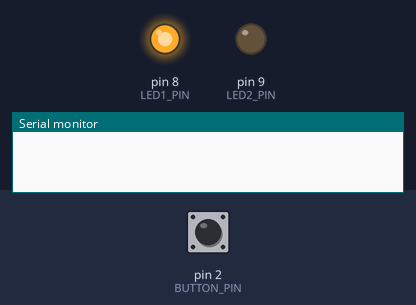
Simulated run of this sketch. Board: Arduino Uno, built with avr-gcc and run on an emulated ATmega328P. On the bench: output pins drawn as LEDs (lit = HIGH), the last lines printed to the serial monitor. Inputs (shaded band) come from the test bench; at power-on: pin 2 (BUTTON_PIN) LOW.

Above: at 1.2 s.
1.3 s: pin 2 (BUTTON_PIN) pulled HIGH for 0.15 s
At 1.42 s:
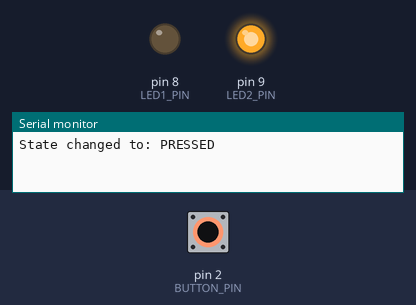
3.0 s: pin 2 (BUTTON_PIN) pulled HIGH for 3.2 s
At 6.9 s:
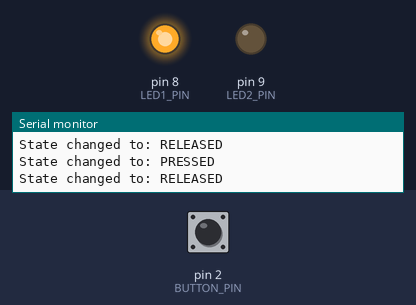
Timing chart, 0 to 8.4 s (numbered marks = the images above; inputs shaded):
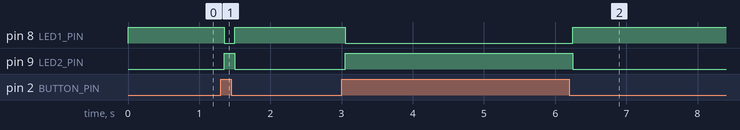

The sketch:

Lab_1.ino
```cpp
const int BUTTON_PIN = 2;
const int LED1_PIN   = 8;
const int LED2_PIN   = 9;

int ledState = HIGH;
int currentButtonState = LOW;
int lastButtonReading = LOW;

void setup() {
  Serial.begin(9600);
  pinMode(BUTTON_PIN, INPUT);
  pinMode(LED1_PIN, OUTPUT);
  pinMode(LED2_PIN, OUTPUT);

  digitalWrite(LED1_PIN, ledState);
  digitalWrite(LED2_PIN, !ledState);
}

void loop() {
  int rawReading = digitalRead(BUTTON_PIN);

  if (rawReading != currentButtonState) {

    int confidenceCounter = 0;
    for (int i = 0; i < 10; i++) {
      if (digitalRead(BUTTON_PIN) == rawReading) {
        confidenceCounter++;
      }
      delay(5);
    }

    if (confidenceCounter == 10) {
      currentButtonState = rawReading;

      ledState = !ledState;
      digitalWrite(LED1_PIN, ledState);
      digitalWrite(LED2_PIN, !ledState);

      Serial.print("State changed to: ");
      Serial.println(currentButtonState == HIGH ? "PRESSED" : "RELEASED");
    }
  }
}
```

Measured:
- after the input at 1.3 s, pin 8 (LED1_PIN): HIGH → LOW after 0.05 s, → HIGH 0.15 s later; pin 9 (LED2_PIN): LOW → HIGH after 0.05 s, → LOW 0.15 s later
- after the input at 3.0 s, pin 8 (LED1_PIN): HIGH → LOW after 0.05 s, → HIGH 3.2 s later; pin 9 (LED2_PIN): LOW → HIGH after 0.05 s, → LOW 3.2 s later
